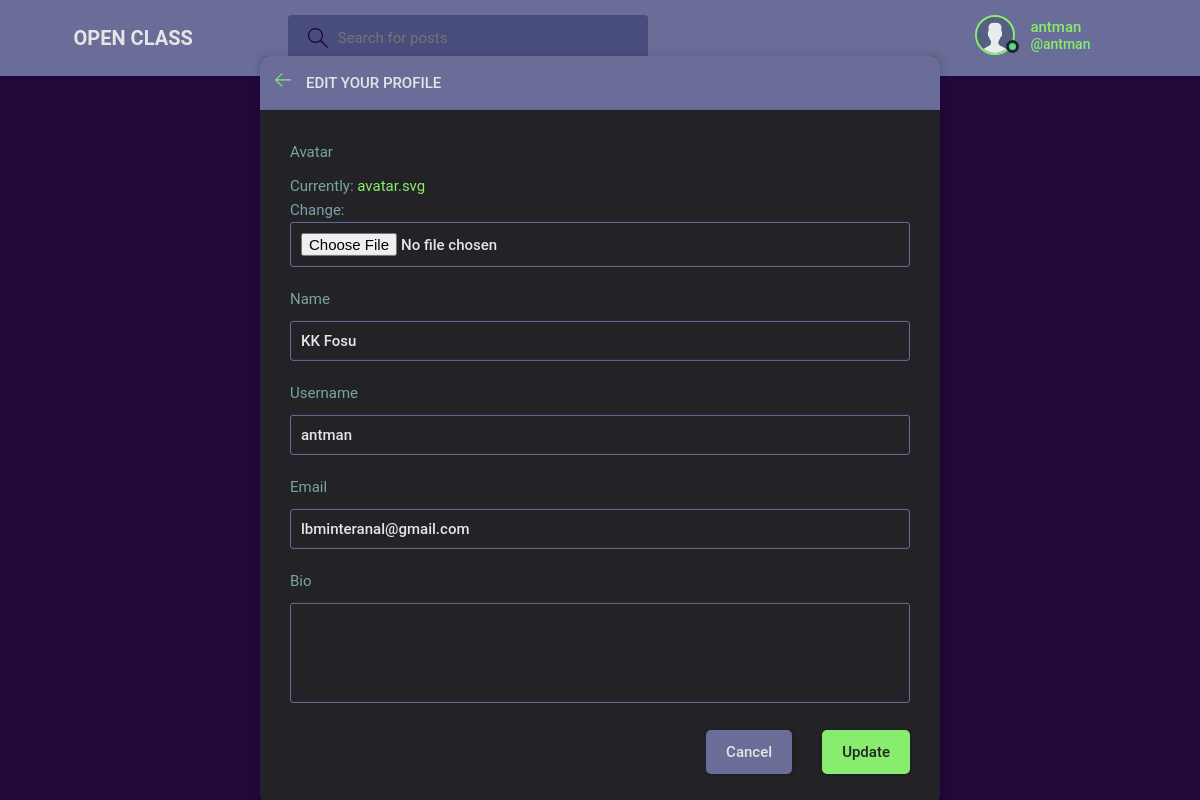
The app's page /update-user/ (signed in) with its own data.
### base/models.py (models this page shows)
class User(AbstractUser):
    name = models.CharField(max_length=200, null=True)
    email = models.EmailField(unique=True, null=True)
    bio = models.TextField(null=True)
    avatar = models.ImageField(null=True, default="avatar.svg")
    USERNAME_FIELD = 'username'
    REQUIRED_FIELDS = []

### base/views.py (the view)
# urls.py: path('update-user/', views.updateUser, name="update-user"),
@login_required(login_url='login')
def updateUser(request):
    user = request.user
    form = UserForm(instance=user)
    if request.method == 'POST':
        form = UserForm(request.POST, request.FILES, instance=user)
        if form.is_valid():
            form.save()
            return redirect('user-profile', pk=user.id)
    return render(request, 'base/update-user.html', {'form': form})

### base/forms.py
class UserForm(ModelForm):
    class Meta:
        model = User
        fields = ['avatar', 'name', 'username', 'email', 'bio']

### base/templates/base/update-user.html (shortened to what this page needs)
{% extends 'main.html' %}
{% block content %}
{% include 'navbar.html' %}
<main class="update-account layout">
  <div class="container">
    <div class="layout__box">
      <div class="layout__boxHeader">
        <div class="layout__boxTitle">
          <a href="{% url 'home' %}">
            <svg version="1.1" xmlns="http://www.w3.org/2000/svg" width="32" height="32" viewBox="0 0 32 32">
              <title>arrow-left</title>
              <path
                d="M13.723 2.286l-13.723 13.714 13.719 13.714 1.616-1.611-10.96-10.96h27.625v-2.286h-27.625l10.965-10.965-1.616-1.607z">
              </path>
            </svg>
          </a>
          <h3>Edit your profile</h3>
        </div>
      </div>
      <div class="layout__body">
        <form class="form" action="" method="POST" enctype="multipart/form-data">
          {% for field in form %}
          <div class="form__group">
            <label for="profile_pic">{{field.label}}</label>
            {{field}}
          </div>
          {% endfor %}
          <div class="form__action">
            <a class="btn btn--dark" href="index.html">Cancel</a>
            <button class="btn btn--main" type="submit">Update</button>
          </div>
        </form>
      </div>
    </div>
  </div>
</main>
{% endblock content %}

### templates/navbar.html (shortened to what this page needs)
{% load static %}
<header class="header header--loggedIn">
    <div class="container">
        <a href="{% url 'home' %}" class="header__logo">
            <h1>OPEN CLASS</h1>
        </a>
        <form class="header__search" method="GET" action="{% url 'home' %}">
            <label>
                <input name="q" placeholder="Search for posts" />
            </label>
        </form>
        <nav class="header__menu">
            {% if request.user.is_authenticated %}
            <div class="header__user">
                <a href="{% url 'update-user' %}">
                    <div class="avatar avatar--medium active">
                        <img src="{{request.user.avatar.url}}" />
                    </div>
                    <p>{{request.user.username}} <span>@{{request.user.username}}</span></p>
                </a>
                <button class="dropdown-button">
                    <svg version="1.1" xmlns="http://www.w3.org/2000/svg" width="32" height="32" viewBox="0 0 32 32">
                        <title>chevron-down</title>
                        <path d="M16 21l-13-13h-3l16 16 16-16h-3l-13 13z"></path>
                    </svg>
                </button>
            </div>
            {% else %}
            <a href="{% url 'login' %}">
                <img src="{% static 'images/avatar.svg' %}" />
                <p>Login</p>
            </a>
            {% endif %}
        </nav>
    </div>
</header>

### records on screen
User: user.avatar (placeholder picture), user.username "antman", form "KK Fosu" "antman" "lbminteranal@gmail.com"

### other values on screen
{{ field.label }} "Avatar" "Name" "Username" "Email" "Bio"
